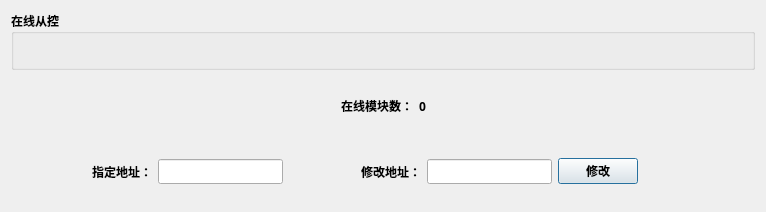
<?xml version="1.0" encoding="UTF-8"?>
<ui version="4.0">
 <class>BSUAddrModify</class>
 <widget class="QDialog" name="BSUAddrModify">
  <property name="geometry">
   <rect>
    <x>0</x>
    <y>0</y>
    <width>766</width>
    <height>212</height>
   </rect>
  </property>
  <property name="font">
   <font>
    <family>微软雅黑</family>
    <weight>75</weight>
    <bold>true</bold>
   </font>
  </property>
  <property name="windowTitle">
   <string>从控地址修改</string>
  </property>
  <layout class="QVBoxLayout" name="verticalLayout_2">
   <item>
    <layout class="QVBoxLayout" name="verticalLayout">
     <item>
      <widget class="QGroupBox" name="groupBox">
       <property name="title">
        <string>在线从控</string>
       </property>
      </widget>
     </item>
     <item>
      <widget class="QWidget" name="widget_2" native="true">
       <property name="maximumSize">
        <size>
         <width>16777215</width>
         <height>60</height>
        </size>
       </property>
       <layout class="QVBoxLayout" name="verticalLayout_3">
        <item>
         <layout class="QHBoxLayout" name="horizontalLayout_2">
          <item>
           <spacer name="horizontalSpacer_4">
            <property name="orientation">
             <enum>Qt::Horizontal</enum>
            </property>
            <property name="sizeHint" stdset="0">
             <size>
              <width>40</width>
              <height>20</height>
             </size>
            </property>
           </spacer>
          </item>
          <item>
           <widget class="QLabel" name="label">
            <property name="text">
             <string>在线模块数：</string>
            </property>
           </widget>
          </item>
          <item>
           <widget class="QLabel" name="label_online_num">
            <property name="sizePolicy">
             <sizepolicy hsizetype="Preferred" vsizetype="Preferred">
              <horstretch>0</horstretch>
              <verstretch>0</verstretch>
             </sizepolicy>
            </property>
            <property name="text">
             <string>0</string>
            </property>
           </widget>
          </item>
          <item>
           <spacer name="horizontalSpacer_5">
            <property name="orientation">
             <enum>Qt::Horizontal</enum>
            </property>
            <property name="sizeHint" stdset="0">
             <size>
              <width>40</width>
              <height>20</height>
             </size>
            </property>
           </spacer>
          </item>
         </layout>
        </item>
       </layout>
      </widget>
     </item>
     <item>
      <widget class="QWidget" name="widget" native="true">
       <property name="maximumSize">
        <size>
         <width>16777215</width>
         <height>60</height>
        </size>
       </property>
       <layout class="QHBoxLayout" name="horizontalLayout">
        <item>
         <spacer name="horizontalSpacer">
          <property name="orientation">
           <enum>Qt::Horizontal</enum>
          </property>
          <property name="sizeHint" stdset="0">
           <size>
            <width>40</width>
            <height>20</height>
           </size>
          </property>
         </spacer>
        </item>
        <item>
         <widget class="QLabel" name="label_3">
          <property name="text">
           <string>指定地址：</string>
          </property>
         </widget>
        </item>
        <item>
         <widget class="QLineEdit" name="lineEdit_app">
          <property name="maxLength">
           <number>3</number>
          </property>
         </widget>
        </item>
        <item>
         <spacer name="horizontalSpacer_2">
          <property name="orientation">
           <enum>Qt::Horizontal</enum>
          </property>
          <property name="sizeHint" stdset="0">
           <size>
            <width>40</width>
            <height>20</height>
           </size>
          </property>
         </spacer>
        </item>
        <item>
         <widget class="QLabel" name="label_2">
          <property name="text">
           <string>修改地址：</string>
          </property>
         </widget>
        </item>
        <item>
         <widget class="QLineEdit" name="lineEdit_modif">
          <property name="maxLength">
           <number>3</number>
          </property>
         </widget>
        </item>
        <item>
         <widget class="QPushButton" name="modifyPushButton">
          <property name="text">
           <string>修改</string>
          </property>
         </widget>
        </item>
        <item>
         <spacer name="horizontalSpacer_3">
          <property name="orientation">
           <enum>Qt::Horizontal</enum>
          </property>
          <property name="sizeHint" stdset="0">
           <size>
            <width>108</width>
            <height>20</height>
           </size>
          </property>
         </spacer>
        </item>
       </layout>
      </widget>
     </item>
    </layout>
   </item>
  </layout>
 </widget>
 <resources/>
 <connections/>
</ui>
